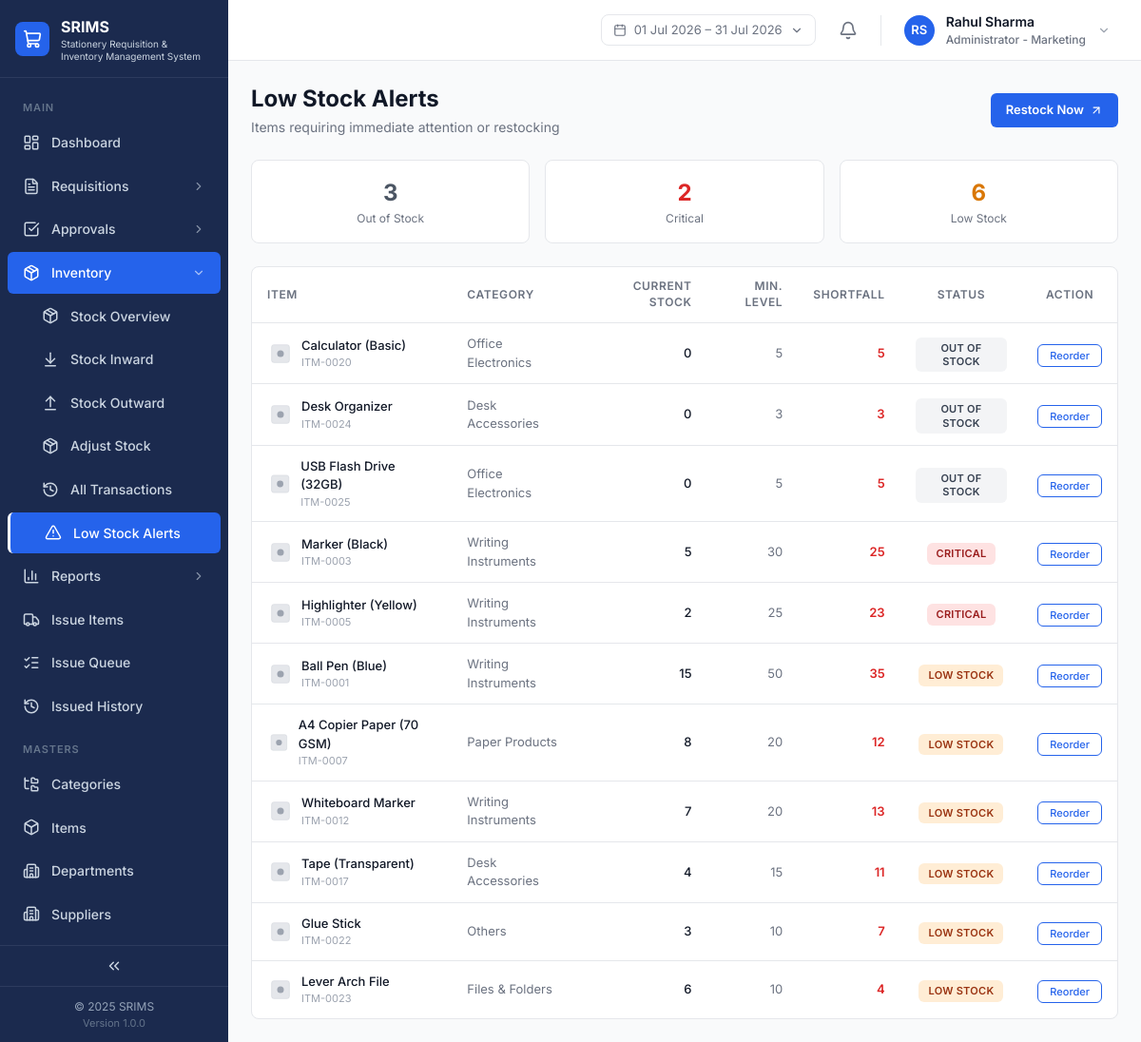
Screenshot of /inventory/low-stock.php (signed in) with the database file from the repository.
### tables this page shows
CREATE TABLE IF NOT EXISTS `items` (
  `id` VARCHAR(40) NOT NULL PRIMARY KEY,
  `name` VARCHAR(191) NOT NULL,
  `category_id` VARCHAR(40) NOT NULL,
  `unit` VARCHAR(40) NOT NULL,
  `unit_price` DECIMAL(12,2) NOT NULL DEFAULT 0,
  `current_stock` INT NOT NULL DEFAULT 0,
  `min_stock_level` INT NOT NULL DEFAULT 10,
  `is_active` TINYINT(1) NOT NULL DEFAULT 1,
  `icon_key` VARCHAR(191) DEFAULT NULL,
  KEY `idx_items_category` (`category_id`),
  CONSTRAINT `fk_items_category` FOREIGN KEY (`category_id`) REFERENCES `categories` (`id`)
);

CREATE TABLE IF NOT EXISTS `categories` (
  `id` VARCHAR(40) NOT NULL PRIMARY KEY,
  `name` VARCHAR(191) NOT NULL UNIQUE,
  `parent_id` VARCHAR(40) DEFAULT NULL,
  `icon` VARCHAR(60) DEFAULT NULL,
  `color` VARCHAR(20) DEFAULT NULL,
  `bg_color` VARCHAR(20) DEFAULT NULL,
  KEY `idx_categories_parent` (`parent_id`),
  CONSTRAINT `fk_categories_parent` FOREIGN KEY (`parent_id`) REFERENCES `categories` (`id`)
);

### inventory/low-stock.php (the view, shortened to what this page needs)
<?php
require_once __DIR__ . '/../config.php';
$items = $pdo->query('SELECT i.*, c.name AS category_name FROM items i LEFT JOIN categories c ON c.id = i.category_id')->fetchAll();
$alertItems = [];
foreach ($items as $it) {
    $it['stock_status'] = getStockStatus($it);
    if (in_array($it['stock_status'], ['LOW', 'CRITICAL', 'OUT_OF_STOCK'], true)) $alertItems[] = $it;
}
$order = ['OUT_OF_STOCK' => 0, 'CRITICAL' => 1, 'LOW' => 2];
usort($alertItems, fn($a, $b) => $order[$a['stock_status']] <=> $order[$b['stock_status']]);
$criticalCount = count(array_filter($alertItems, fn($i) => $i['stock_status'] === 'CRITICAL'));
$lowCount = count(array_filter($alertItems, fn($i) => $i['stock_status'] === 'LOW'));
$outCount = count(array_filter($alertItems, fn($i) => $i['stock_status'] === 'OUT_OF_STOCK'));
include __DIR__ . '/../includes/header.php';
include __DIR__ . '/../includes/app-shell-start.php';
?>
<div class="mb-6 flex flex-col gap-1 sm:flex-row sm:items-center sm:justify-between">
    <div><h1 class="text-page-title text-text-primary">Low Stock Alerts</h1><p class="text-page-subtitle text-text-secondary mt-1">Items requiring immediate attention or restocking</p></div>
    <a href="inward.php" class="mt-3 sm:mt-0 flex items-center gap-1.5 rounded-button bg-brand-primary px-4 py-2 text-[13px] font-semibold text-white hover:bg-brand-primary-hover w-fit">Restock Now <i data-lucide="arrow-up-right" style="width:14px;height:14px"></i></a>
</div>
<div class="mb-6 grid grid-cols-3 gap-4">
    <div class="rounded-card border border-border bg-surface-card p-4 text-center"><div class="text-[24px] font-bold text-gray-600"><?= $outCount ?></div><div class="text-[12px] text-text-secondary">Out of Stock</div></div>
    <div class="rounded-card border border-border bg-surface-card p-4 text-center"><div class="text-[24px] font-bold text-red-600"><?= $criticalCount ?></div><div class="text-[12px] text-text-secondary">Critical</div></div>
    <div class="rounded-card border border-border bg-surface-card p-4 text-center"><div class="text-[24px] font-bold text-amber-600"><?= $lowCount ?></div><div class="text-[12px] text-text-secondary">Low Stock</div></div>
</div>
<div class="rounded-card border border-border bg-surface-card">
    <div class="overflow-x-auto">
        <table class="w-full">
            <thead><tr class="border-b border-border">
                <th class="px-4 py-3 text-left text-table-header uppercase tracking-table-header text-text-secondary">Item</th>
                <th class="px-4 py-3 text-left text-table-header uppercase tracking-table-header text-text-secondary">Category</th>
                <th class="px-4 py-3 text-right text-table-header uppercase tracking-table-header text-text-secondary">Current Stock</th>
                <th class="px-4 py-3 text-right text-table-header uppercase tracking-table-header text-text-secondary">Min. Level</th>
                <th class="px-4 py-3 text-right text-table-header uppercase tracking-table-header text-text-secondary">Shortfall</th>
                <th class="px-4 py-3 text-center text-table-header uppercase tracking-table-header text-text-secondary">Status</th>
                <th class="px-4 py-3 text-center text-table-header uppercase tracking-table-header text-text-secondary">Action</th>
            </tr></thead>
            <tbody>
                <?php if (empty($alertItems)): ?>
                <tr><td colspan="7" class="px-4 py-12 text-center text-[14px] text-text-muted">All items are sufficiently stocked 🎉</td></tr>
                <?php else: foreach ($alertItems as $item): ?>
                <tr class="border-b border-border last:border-0 hover:bg-gray-50">
                    <td class="px-4 py-3"><div class="flex items-center gap-2"><?= itemIconSvg($item['icon_key'], $item['id'], 28) ?><div><div class="text-[13px] font-medium text-text-primary"><?= e($item['name']) ?></div><div class="text-[11px] text-text-muted"><?= e($item['id']) ?></div></div></div></td>
                    <td class="px-4 py-3 text-[13px] text-text-secondary"><?= e($item['category_name']) ?></td>
                    <td class="px-4 py-3 text-right text-[13px] font-medium text-text-primary"><?= (int) $item['current_stock'] ?></td>
                    <td class="px-4 py-3 text-right text-[13px] text-text-secondary"><?= (int) $item['min_stock_level'] ?></td>
                    <td class="px-4 py-3 text-right text-[13px] font-semibold text-red-600"><?= max(0, $item['min_stock_level'] - $item['current_stock']) ?></td>
                    <td class="px-4 py-3 text-center"><?= statusPill($item['stock_status'] === 'OUT_OF_STOCK' ? 'outOfStock' : ($item['stock_status'] === 'CRITICAL' ? 'critical' : 'low')) ?></td>
                    <td class="px-4 py-3 text-center"><a href="inward.php" class="rounded-button border border-brand-primary px-3 py-1 text-[11px] font-medium text-brand-primary hover:bg-blue-50">Reorder</a></td>
                </tr>
                <?php endforeach; endif; ?>
            </tbody>
        </table>
    </div>
</div>
<?php include __DIR__ . '/../includes/app-shell-end.php'; ?>

### includes/functions.php (shortened to what this page needs)
<?php
function getStockStatus(array $item): string
{
    $stock = (int) $item['current_stock'];
    $min   = (int) $item['min_stock_level'];
    if ($stock === 0) return 'OUT_OF_STOCK';
    if ($stock <= $min * 0.2) return 'CRITICAL';
    if ($stock < $min) return 'LOW';
    return 'IN_STOCK';
}
function statusPill(string $variant, ?string $label = null): string
{
    $styles = [
        'pending'    => 'bg-status-pending-bg text-status-pending-text',
        'approved'   => 'bg-status-approved-bg text-status-approved-text',
        'issued'     => 'bg-status-issued-bg text-status-issued-text',
        'rejected'   => 'bg-status-rejected-bg text-status-rejected-text',
        'new'        => 'bg-status-new-bg text-status-new-text',
        'low'        => 'bg-status-low-bg text-status-low-text',
        'critical'   => 'bg-status-critical-bg text-status-critical-text',
        'inStock'    => 'bg-status-in-stock-bg text-status-in-stock-text',
        'outOfStock' => 'bg-status-out-of-stock-bg text-status-out-of-stock-text',
        'partial'    => 'bg-status-partial-bg text-status-partial-text',
        'draft'      => 'bg-status-draft-bg text-status-draft-text',
        'inward'     => 'bg-status-approved-bg text-status-approved-text',
        'outward'    => 'bg-status-rejected-bg text-status-rejected-text',
    ];
    $labels = [
        'pending'    => 'Pending Approval',
        'approved'   => 'Approved',
        'issued'     => 'Issued',
        'rejected'   => 'Rejected',
        'new'        => 'New',
        'low'        => 'Low Stock',
        'critical'   => 'Critical',
        'inStock'    => 'In Stock',
        'outOfStock' => 'Out of Stock',
        'partial'    => 'Partial',
        'draft'      => 'Draft',
        'inward'     => 'Inward',
        'outward'    => 'Outward',
    ];
    $cls  = $styles[$variant] ?? 'bg-gray-100 text-gray-700';
    $text = $label ?? ($labels[$variant] ?? $variant);
    return '<span class="inline-flex items-center rounded-pill px-2.5 py-1 text-status-pill uppercase tracking-wide ' . $cls . '">'
        . htmlspecialchars($text, ENT_QUOTES) . '</span>';
}
function itemIconSvg(?string $iconKey, ?string $itemId = null, int $size = 28): string
{
    $legacyMap = [
        'ITM-0001' => 'pen-blue', 'ITM-0002' => 'pen-red', 'ITM-0003' => 'marker',
        'ITM-0004' => 'pencil', 'ITM-0005' => 'highlighter', 'ITM-0006' => 'stapler-pins',
        'ITM-0007' => 'paper-a4', 'ITM-0008' => 'notebook', 'ITM-0009' => 'folder',
        'ITM-0010' => 'eraser', 'ITM-0011' => 'pen-black', 'ITM-0012' => 'marker-wb',
        'ITM-0013' => 'sticky-notes', 'ITM-0014' => 'clips', 'ITM-0015' => 'stapler',
        'ITM-0016' => 'scissors', 'ITM-0017' => 'tape', 'ITM-0018' => 'envelope',
        'ITM-0019' => 'correction', 'ITM-0020' => 'calculator', 'ITM-0021' => 'rubber-bands',
        'ITM-0022' => 'glue', 'ITM-0023' => 'arch-file', 'ITM-0024' => 'organizer', 'ITM-0025' => 'usb',
    ];
    $key = $iconKey ?: ($itemId ? ($legacyMap[$itemId] ?? null) : null);
    $s = $size;
    $inner = ($key && isset($icons[$key])) ? $icons[$key]
        : '<rect x="4" y="4" width="16" height="16" rx="2" fill="#E5E7EB" stroke="#D1D5DB" stroke-width="0.5"/><circle cx="12" cy="12" r="3" fill="#9CA3AF"/>';
    return "<svg width=\"$s\" height=\"$s\" viewBox=\"0 0 24 24\" fill=\"none\">$inner</svg>";
}
function e(?string $s): string
{
    return htmlspecialchars((string) $s, ENT_QUOTES, 'UTF-8');
}

### assets/css/custom.css (style rules this page uses)
:root { --sidebar-bg: #1B2A4E; --sidebar-active: #2563EB; --sidebar-text: #CBD5E1; --sidebar-text-hi: #FFFFFF; --sidebar-section: #64748B; --sidebar-border: #2D3B5E; --bg-app: #F9FAFB; --bg-card: #FFFFFF; --border: #E5E7EB; --border-strong: #D1D5DB; --text-primary: #111827; --text-secondary: #6B7280; --text-muted: #9CA3AF; --primary: #2563EB; --primary-hover: #1D4ED8; }
body { color: var(--text-primary); background: var(--bg-app); }

### rows the page displays
items: name "Calculator (Basic)", id "ITM-0020", category.name "Office Electronics", current_stock "0", min_stock_level "5", max(0,$item['min_stock_level']-$item['current_stock']) "5", text "OUT OF STOCK"
items: name "Desk Organizer", id "ITM-0024", category.name "Desk Accessories", current_stock "0", min_stock_level "3", max(0,$item['min_stock_level']-$item['current_stock']) "3", text "OUT OF STOCK"
items: name "USB Flash Drive (32GB)", id "ITM-0025", category.name "Office Electronics", current_stock "0", min_stock_level "5", max(0,$item['min_stock_level']-$item['current_stock']) "5", text "OUT OF STOCK"
items: name "Marker (Black)", id "ITM-0003", category.name "Writing Instruments", current_stock "5", min_stock_level "30", max(0, $item['min_stock_level'] - $item['current_stock']) "25", text "CRITICAL"
items: name "Highlighter (Yellow)", id "ITM-0005", category.name "Writing Instruments", current_stock "2", min_stock_level "25", max(0, $item['min_stock_level'] - $item['current_stock']) "23", text "CRITICAL"
items: name "Ball Pen (Blue)", id "ITM-0001", category.name "Writing Instruments", current_stock "15", min_stock_level "50", max(0, $item['min_stock_level'] - $item['current_stock']) "35", text "LOW STOCK"
items: name "A4 Copier Paper (70 GSM)", id "ITM-0007", category.name "Paper Products", current_stock "8", min_stock_level "20", max(0, $item['min_stock_level'] - $item['current_stock']) "12", text "LOW STOCK"
items: name "Whiteboard Marker", id "ITM-0012", category.name "Writing Instruments", current_stock "7", min_stock_level "20", max(0, $item['min_stock_level'] - $item['current_stock']) "13", text "LOW STOCK"
items: name "Tape (Transparent)", id "ITM-0017", category.name "Desk Accessories", current_stock "4", min_stock_level "15", max(0, $item['min_stock_level'] - $item['current_stock']) "11", text "LOW STOCK"
items: name "Glue Stick", id "ITM-0022", category.name "Others", current_stock "3", min_stock_level "10", max(0, $item['min_stock_level'] - $item['current_stock']) "7", text "LOW STOCK"
items: name "Lever Arch File", id "ITM-0023", category.name "Files & Folders", current_stock "6", min_stock_level "10", max(0, $item['min_stock_level'] - $item['current_stock']) "4", text "LOW STOCK"

### other values shown
$companyName ?: 'SRIMS' "SRIMS"
$section['title'] "MAIN"
$item['label'] "Dashboard"
$item['label'] "Requisitions"
$item['label'] "Approvals"
$item['label'] "Inventory"
$item['label'] "Stock Overview"
$item['label'] "Stock Inward"
$item['label'] "Stock Outward"
$item['label'] "Adjust Stock"
$item['label'] "All Transactions"
$item['label'] "Low Stock Alerts"
$item['label'] "Reports"
$item['label'] "Issue Items"
$item['label'] "Issue Queue"
